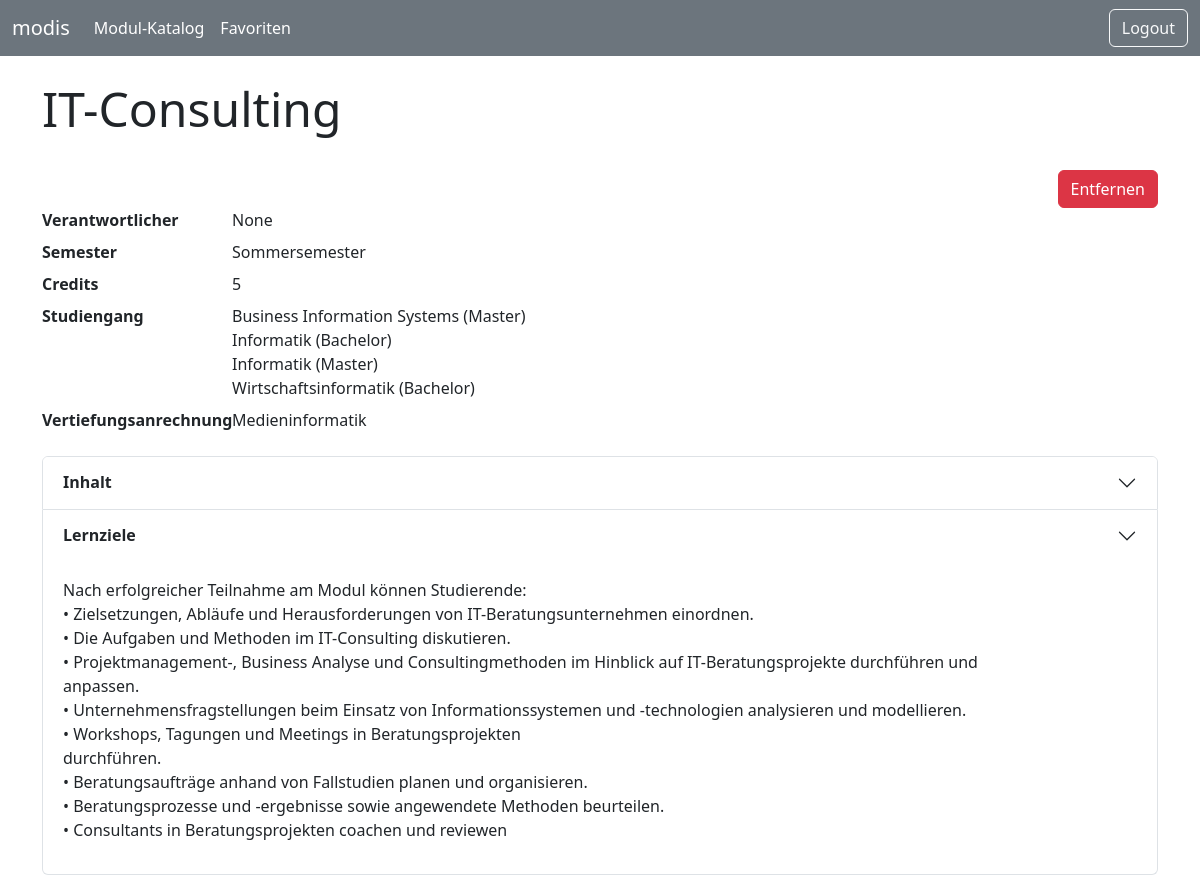
The app's page /module/37/ (signed in), older data.
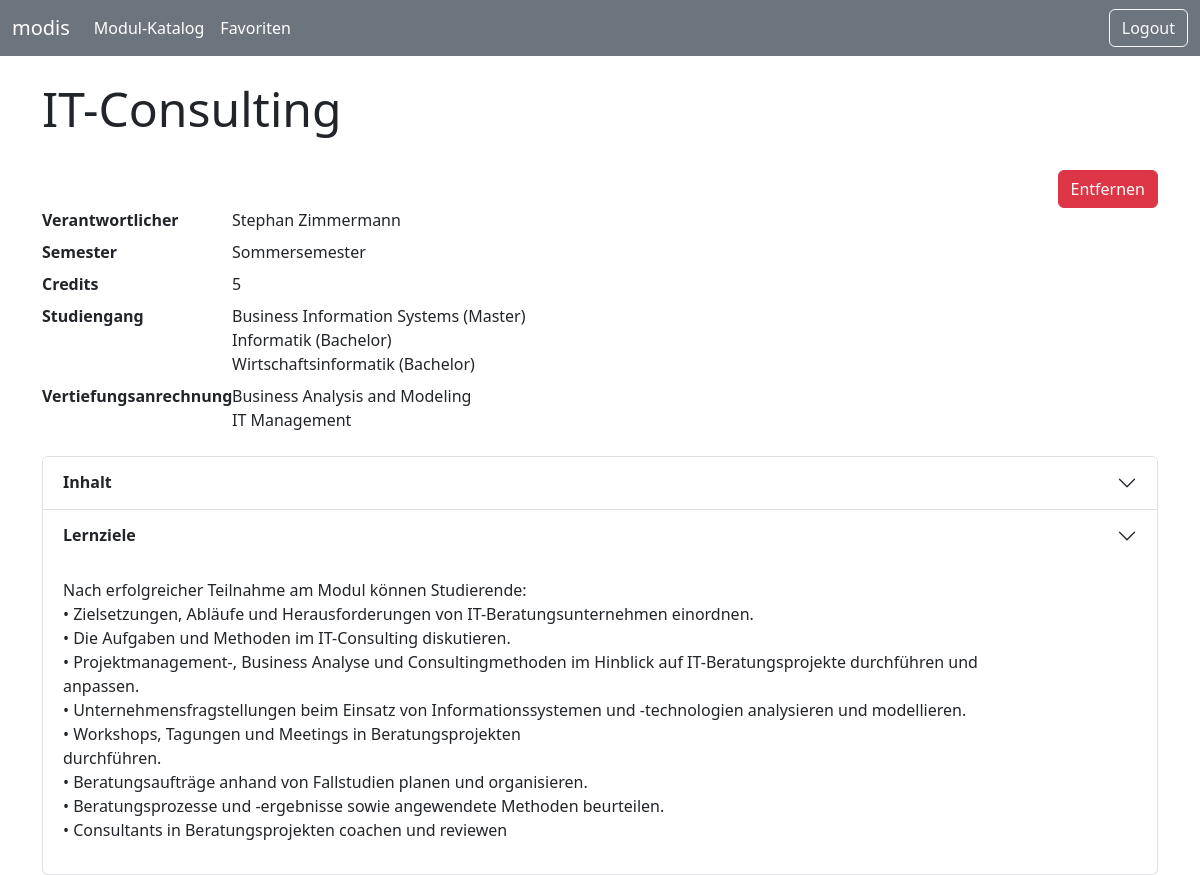
The same page, newer data.
### base/models/module.py (models this page shows, shortened)
class Module(models.Model):
    title = models.CharField(max_length=200)
    content = models.TextField(null=True, blank=True)
    learning_objective = models.TextField(null=True, blank=True)
    lecturer = models.ForeignKey(Lecturer, on_delete=models.SET_NULL, null=True, blank=False)
    semesters = models.ManyToManyField(Semester)
    graduate_programs = models.ManyToManyField(GraduateProgram)
    specialisation_tracks = models.ManyToManyField(SpecialisationTrack, blank=True)
    credits = models.IntegerField()
    updated = models.DateTimeField(auto_now=True)
    class Meta:
        ordering = ['title']

### base/models/semester.py (models this page shows)
class Semester(models.Model):
    class Type(models.TextChoices):
        WINTER = 'Wintersemester'
        SUMMER = 'Sommersemester'
    class Meta:
        ordering = ['type']
    type = models.CharField(max_length=20, choices=Type.choices)
    def __str__(self):
        return self.type

### base/models/graduate_program.py (models this page shows)
class GraduateProgram(models.Model):
    class Degree(models.TextChoices):
        BACHELOR = 'Bachelor'
        MASTER = 'Master'
    class Meta:
        ordering = ['title']
    title = models.CharField(max_length=200)
    degree = models.CharField(max_length=20, choices=Degree.choices)
    def __str__(self):
        return f'{self.title} ({self.degree})'

### base/models/specialisation_track.py (models this page shows)
class SpecialisationTrack(models.Model):
    title = models.CharField(max_length=200)
    graduate_program = models.ForeignKey(GraduateProgram, on_delete=models.CASCADE)
    class Meta:
        ordering = ['title']
    def __str__(self):
        return self.title

### base/models/lecturer.py (models this page shows)
class Lecturer(models.Model):
    user = models.OneToOneField(User, on_delete=models.CASCADE, primary_key=True)
    first_name = models.CharField(max_length=50)
    last_name = models.CharField(max_length=50)
    class Meta:
        ordering = ['last_name']
    def __str__(self):
        return f'{self.first_name} {self.last_name}'

### base/views.py (the view)
# urls.py: path('module/<str:pk>/', views.module, name='module'),
@login_required
def module(request, pk):
    module = Module.objects.get(id=pk)
    context = {'module': module}
    student = get_student_for_context(request)
    if student is not None:
        context['student'] = student
    return render(request, 'module/module.html', context)

### base/utils.py (called while the page is built)
def get_student_for_context(request):
    try:
        return Student.objects.get(user=request.user)
    except:
        return None

### base/templates/module/module.html (shortened to what this page needs)
{% extends 'main/index.html' %}
{% block content %}
    <div class="container pt-4">
        <h1 class="display-5 pb-4">{{ module.title }}</h1>
        <div class="row">
            <div class="col d-flex justify-content-end">
                {% if user.user_type == user.STUDENT %}
                    {% if module in student.favourites.all %}
                        <a class="btn btn-danger" href="{% url 'toggle-fav' module.id %}">Entfernen</a>
                    {% else %}
                        <a class="btn btn-success"
                           href="{% url 'toggle-fav' module.id %}">Hinzufügen</a>
                    {% endif %}
                {% endif %}
            </div>
        </div>
        <dl class="row">
            <dt class="col-sm-2">Verantwortlicher</dt>
            <dd class="col-sm-10">{{ module.lecturer }}</dd>
            <dt class="col-sm-2">Semester</dt>
            <dd class="col-sm-10">
                {% for semester in module.semesters.all %}
                    {{ semester }} <br/>
                {% endfor %}
            </dd>
            <dt class="col-sm-2">Credits</dt>
            <dd class="col-sm-10">{{ module.credits }}</dd>
            <dt class="col-sm-2">Studiengang</dt>
            <dd class="col-sm-10">
                {% for graduate_program in module.graduate_programs.all %}
                    {{ graduate_program }} <br>
                {% endfor %}
            </dd>
            <dt class="col-sm-2">Vertiefungsanrechnung</dt>
            <dd class="col-sm-10">
                {% for specialisation_track in module.specialisation_tracks.all %}
                    {{ specialisation_track }} <br/>
                {% endfor %}
            </dd>
        </dl>
        <div class="row">
            <div class="accordion" id="accordionDetails">
                <div class="accordion-item">
                    <h2 class="accordion-header" id="headingOne">
                        <button class="accordion-button collapsed" type="button" data-bs-toggle="collapse"
                                data-bs-target="#collapseOne" aria-expanded="false" aria-controls="collapseOne">
                            <dt class="col-sm-2">Inhalt</dt>
                        </button>
                    </h2>
                </div>
                <div class="accordion-item">
                    <h2 class="accordion-header" id="headingTwo">
                        <button class="accordion-button collapsed" type="button" data-bs-toggle="collapse"
                                data-bs-target="#collapseTwo" aria-expanded="false" aria-controls="collapseTwo">
                            <dt class="col-sm-2">Lernziele</dt>
                        </button>
                    </h2>
                    <div id="collapseTwo" class="accordion-collapse collapse show" aria-labelledby="headingTwo"
                         data-bs-parent="#accordionDetails">
                        <div class="accordion-body">
                            {{ module.learning_objective|linebreaks }}
                        </div>
                    </div>
                </div>
            </div>
        </div>
    </div>
{% endblock %}

Row changes from the older to the newer data that the page shows:
no longer on this page (row unchanged): GraduateProgram: title+degree "Informatik (Master)"
no longer on this page (row unchanged): SpecialisationTrack: title "Medieninformatik"
changed Module "IT-Consulting": lecturer "None" → "Stephan Zimmermann"
added SpecialisationTrack: title "Business Analysis and Modeling"
added SpecialisationTrack: title "IT Management"
